Frame 1 (no input): blank canvas, image omitted
Frame 60 (no input): blank canvas, image omitted
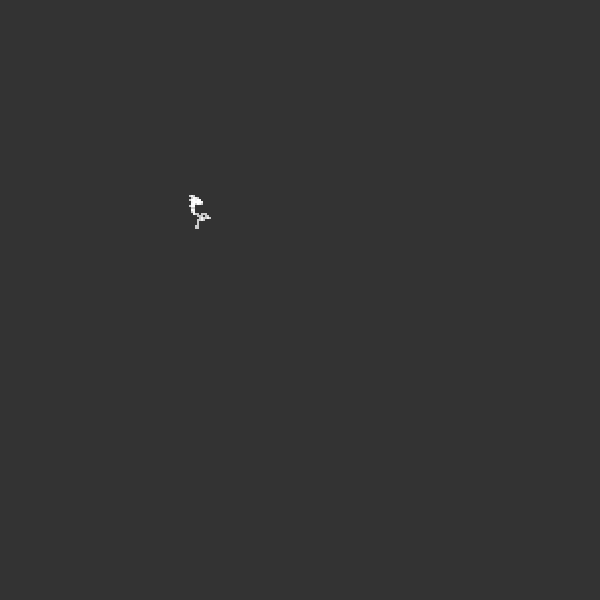
Frame 120 (the mouse pressed at the canvas centre since frame 60)

The p5.js sketch whose frames 1 and 60 were blank and that drew this single picture after the mouse press (run headless with seeded random() and noise() and a simulated clock; from frame 60 on, the mouse is pressed at the canvas centre):

// p5.js sketch
// ── sketch.js
var x, y;

function setup() {
  createCanvas(600, 600);
  background(51);
  x = 200;
  y = 200;
}

function draw() {
  /**
   * It's all about values.
   * 1: right
   * 2: left
   * 3: up
   * 4: down
   */

  stroke(255);
  strokeWeight(2);
  point(x, y);
  //console.log('x: '+x+'\ny: '+y);

  var ran = floor(random(4));


  switch (ran) {
    case 0:
      x = x + 2;
      break;
    case 1:
      x = x - 2;
      break;
    case 2:
      y = y + 2;
      break;
    case 3:
      y = y - 2;
      break;
  }

}
